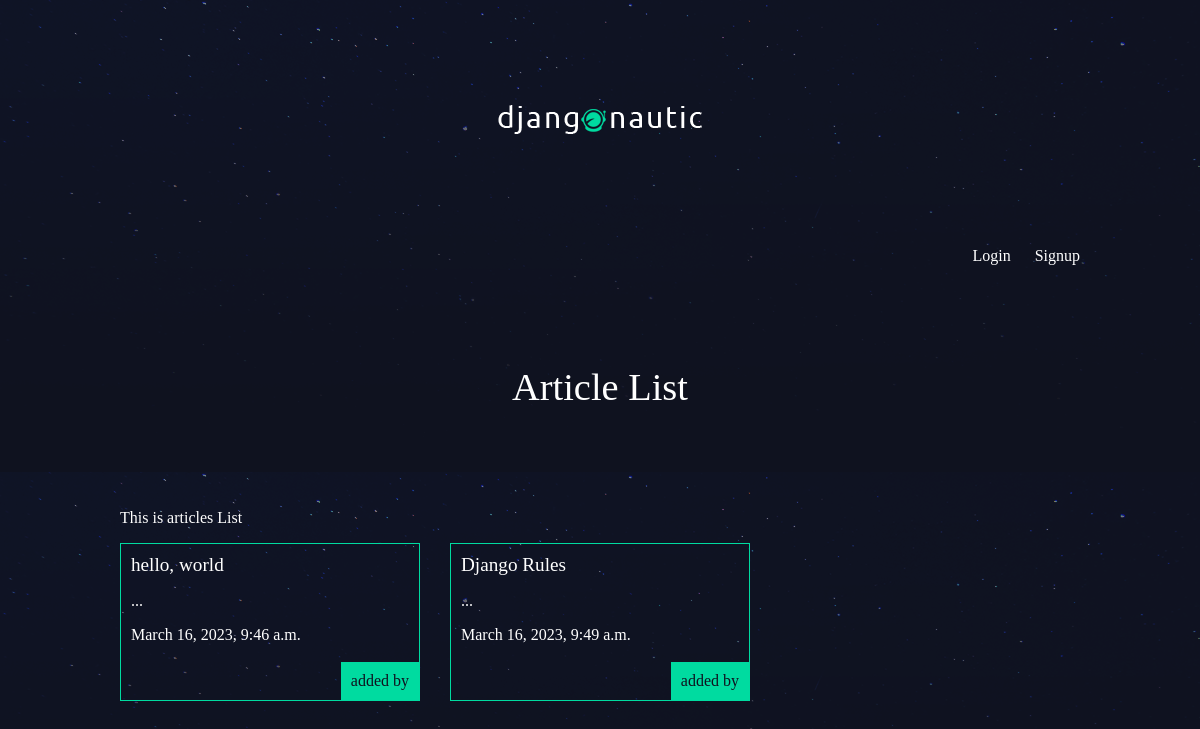
/articles/, run on an earlier commit of the app's database.
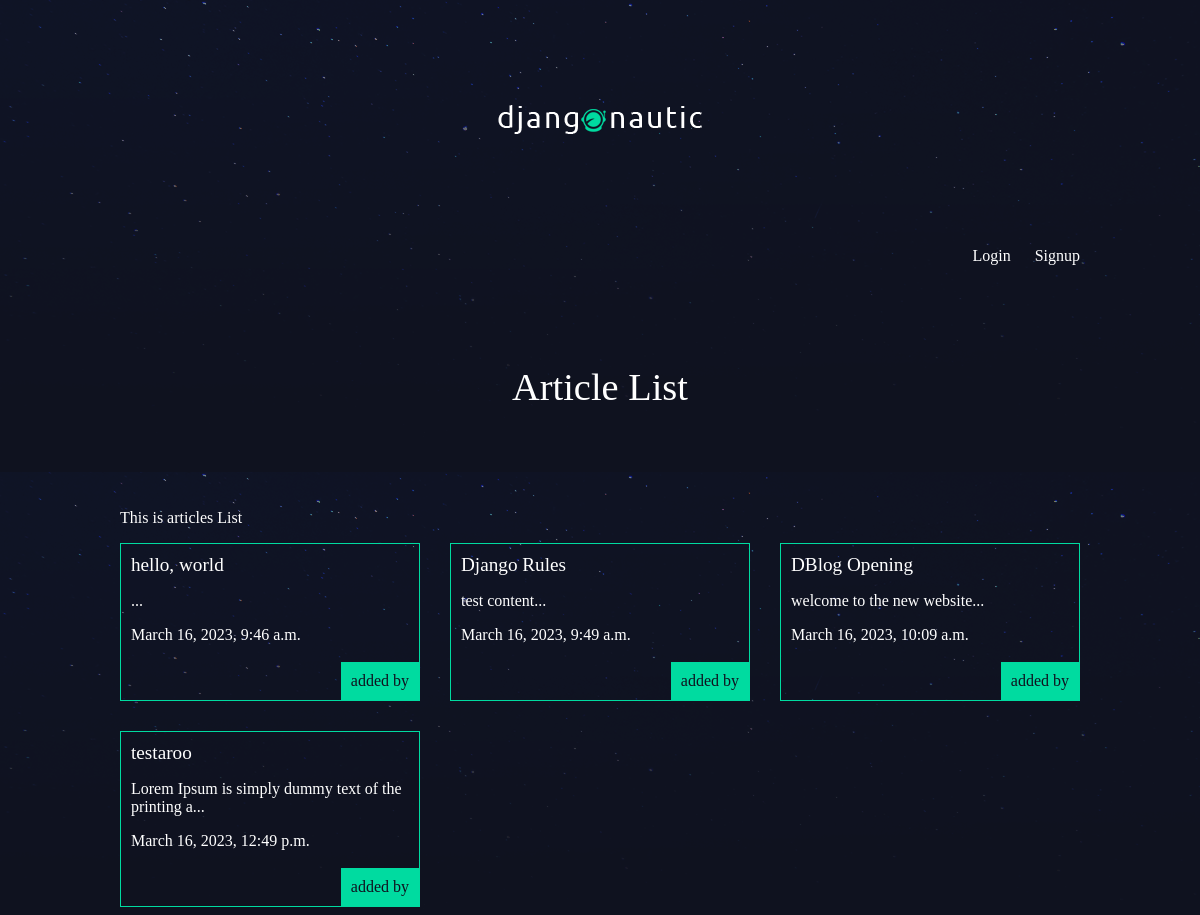
And on a later commit of the database.
### articles/models.py (models this page shows, shortened)
class Article(models.Model):
    title = models.CharField(max_length=100)
    slug = models.SlugField()
    body = models.TextField()
    date = models.DateTimeField(auto_now_add=True)
    thumb = models.ImageField(default='default.png' , blank=True)
    author = models.ForeignKey(User , default=None , on_delete=models.CASCADE)
    def snippet(self):
        return self.body[:50] + '...'

### articles/views.py (the view)
# urls.py: path('', views.article_list , name="list"),
def article_list(request):
    articles = Article.objects.all().order_by('date')
    return render(request , 'articles/article_list.html' , {'articles':articles})

### articles/templates/articles/article_list.html
{% extends 'base_layout.html' %}
{% block content %}
    <h1>
        Article List
    </h1>
    <p>This is articles List</p>
    <div class="articles">
        {% for article in articles %}
            <div class="article">
                <h2><a href="{% url 'articles:detail' slug=article.slug %}" >{{article.title}}</a></h2>
                <p>{{article.snippet}}</p>
                <p>{{article.date}}</p>
                <p class="author">added by {{article.author.username}} </p>
            </div>
        {%endfor %}
    </div>
{% endblock %}

### templates/base_layout.html (shortened to what this page needs)
{% load static %}
<!DOCTYPE html>
<html lang="en">
<head>
    <link rel="stylesheet" type="text/css" href="{% static 'styles.css' %}" >
</head>
<body>
<div class="wrapper">
    <h1><a href="{% url 'home' %}"><img src="{% static 'logo.png' %}"></a></h1>
    <nav>
        <ul>
            {% if user.is_authenticated %}
            <li>
                <form class="logout-link" action="{% url 'accounts:logout' %}" method="post">
                    {% csrf_token %}
                    <button type="submit"  >Logout</button>
                </form>
            </li>
            <li>
                <a href="{% url 'articles:create' %}" class="highlight">
                    New Article
                </a>
            </li>
            {% else %}
            <li>
                <a href="{% url 'accounts:login' %}" >
                    Login
                </a>
            </li>
            <li>
                <a href="{% url 'accounts:signup' %}" >
                    Signup
                </a>
            </li>
            {% endif %}
        </ul>
    </nav>
    {%block content%}
    {% endblock %}
</div>
</body>
</html>

### dblog/static/styles.css (style rules this page uses)
body { background-color: #0f121f; background-image: url(/static/stars.png); background-repeat-y: no-repeat; color: #fff; }
body * { font-family: Ubuntu; }
h1, h2, h3, h4, h5 { font-weight: normal; margin: 0; }
a, a:hover, a:visited { color: #fff; text-decoration: none; }
.wrapper { max-width: 960px; margin: 0 auto; }
div.wrapper > h1 { text-align: center; margin: 100px auto; font-size: 2.4em }
nav { justify-self: end; }
nav li { display: inline-block; list-style-type: none; margin-left: 20px; }
.articles { display: grid; grid-template-columns: 1fr 1fr 1fr; grid-gap: 30px; }
.article { padding: 10px; border: 1px solid #00dba0; position: relative; padding-bottom: 40px; }
.article h2 { font-size: 1.2em; }
.article .author { padding: 10px; background: #00dba0; position: absolute; right: 0; bottom: 0; margin: 0; color: #0f121f; }

What changed in the data, as far as the page shows it:
changed Article "Django Rules": snippet "..." → "test content..."
added Article: title "DBlog Opening", snippet "welcome to the new website...", date "March 16, 2023, 10:09 a.m."
added Article: title "testaroo", snippet "Lorem Ipsum is simply dummy text of the printing a...", date "March 16, 2023, 12:49 p.m."
